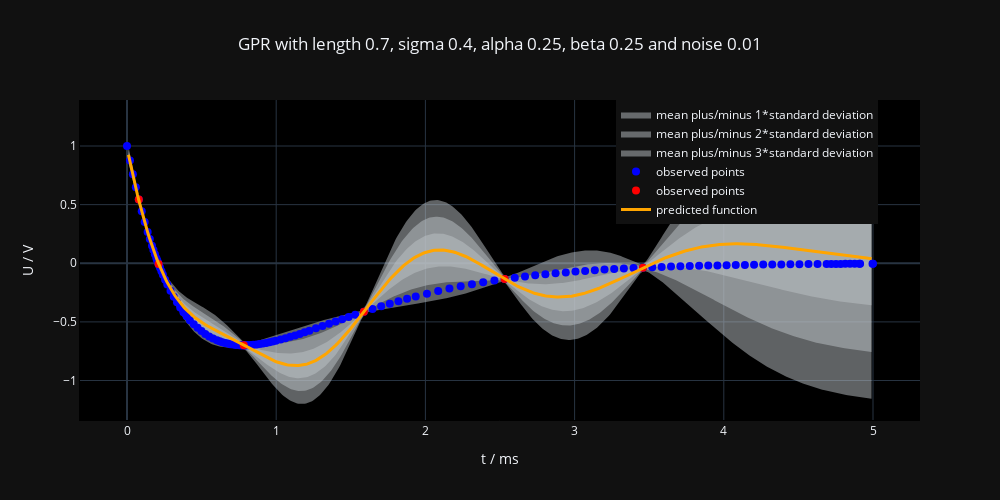

Notebook cell for this chart:
### Markdown cell above
plot the output of the GPR

### Code cell
model = GPR(x_values, y_values)
data = plot_GPR(data_x=x_values, data_y=y_values, x=x, model=model, data_x_mv=x_values_mv, data_y_mv=y_values_mv)
fig4 = go.Figure(data)
fig4 = update_layout_of_graph(fig=fig4, title=f'GPR with length {model.cov_func.length}, sigma {model.cov_func.sigma}, alpha {cov_func.alpha}, beta {model.cov_func.beta} and noise {model.noise}')
fig4.show()
fig4.write_html('/Users/simonjamnik/PycharmProjects/GaussianProcess/RLC_voltage_aperiodic_0.75.html')

### Figure 1 — Plotly figure (JSON) as saved in the notebook; plotly's stock layout.template omitted (floating-point values rounded to 4 significant figures; data arrays with more than 128 entries replaced by an {"elided": "..."} marker saying what was removed)
{"data": [{"fill": "toself", "fillcolor": "rgba(189, 195, 199, 0.5)", "hoverinfo": "skip", "line": {"color": "rgba(200, 200, 200, 0)"}, "name": "mean plus/minus 1*standard deviation", "showlegend": true, "visible": true, "x": {"elided": "998 float values"}, "y": {"elided": "998 float values"}, "type": "scatter"}, {"fill": "toself", "fillcolor": "rgba(189, 195, 199, 0.5)", "hoverinfo": "skip", "line": {"color": "rgba(200, 200, 200, 0)"}, "name": "mean plus/minus 2*standard deviation", "showlegend": true, "visible": true, "x": {"elided": "998 float values"}, "y": {"elided": "998 float values"}, "type": "scatter"}, {"fill": "toself", "fillcolor": "rgba(189, 195, 199, 0.5)", "hoverinfo": "skip", "line": {"color": "rgba(200, 200, 200, 0)"}, "name": "mean plus/minus 3*standard deviation", "showlegend": true, "visible": true, "x": {"elided": "998 float values"}, "y": {"elided": "998 float values"}, "type": "scatter"}, {"marker": {"color": "blue", "size": 8}, "mode": "markers", "name": "observed points", "showlegend": true, "visible": true, "x": {"elided": "137 float values"}, "y": {"elided": "137 float values"}, "type": "scatter"}, {"marker": {"color": "red", "size": 8}, "mode": "markers", "name": "observed points", "showlegend": true, "visible": true, "x": [0.07899, 0.2115, 0.7828, 1.588, 2.531, 3.458], "y": [0.5428, -0.006186, -0.6994, -0.4137, -0.135, -0.03763], "type": "scatter"}, {"line": {"color": "orange", "width": 3}, "name": "predicted function", "showlegend": true, "visible": true, "x": {"elided": "499 float values"}, "y": {"elided": "499 float values"}, "type": "scatter"}], "layout": {"title": {"text": "GPR with length 0.7, sigma 0.4, alpha 0.25, beta 0.25 and noise 0.01", "x": 0.5, "xanchor": "center"}, "legend": {"yanchor": "top", "y": 1, "xanchor": "right", "x": 0.95}, "xaxis": {"title": {"text": "t / ms"}, "showline": true, "linewidth": 1, "linecolor": "black"}, "yaxis": {"title": {"text": "U / V"}, "showline": true, "linewidth": 1, "linecolor": "black"}, "width": 1000, "height": 500, "autosize": false, "plot_bgcolor": "black"}}
